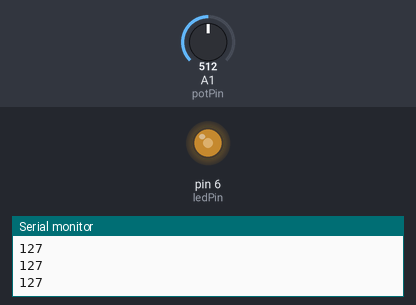
Recording of a sketch running on a simulated Arduino Uno, built with avr-gcc and run on an emulated ATmega328P. On the bench: output pins drawn as LEDs (lit = HIGH), the last lines printed to the serial monitor. The inputs (shaded band) are chosen by the test bench; at power-on: A1 (potPin) = 512.

Above: at 1.2 s.
1.3 s: A1 (potPin) set to 716
At 2.1 s:
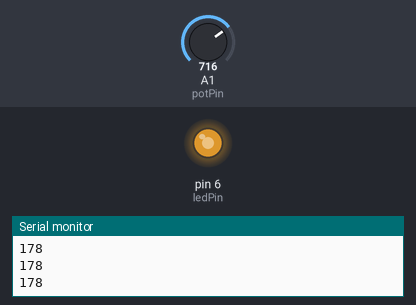
2.8 s: A1 (potPin) set to 900
At 3.3 s:
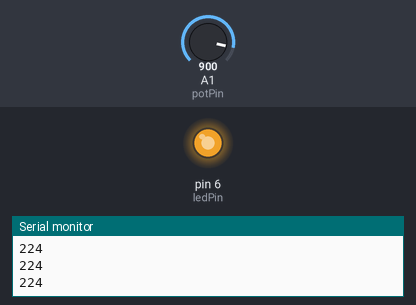
4.3 s: A1 (potPin) set to 122
At 5.5 s:
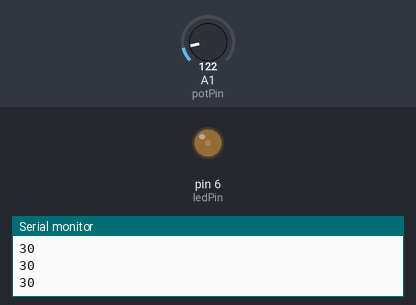
5.8 s: A1 (potPin) set to 0
At 6.7 s:
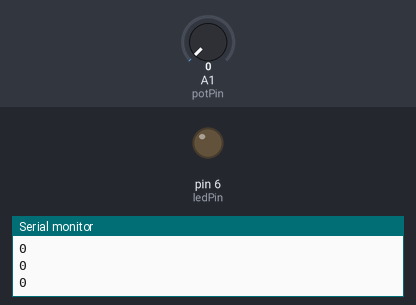
7.3 s: A1 (potPin) set to 511
At 7.8 s:
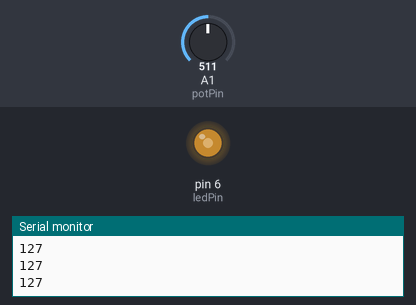
Timing chart, 0 to 9.8 s (numbered marks = the images above; inputs shaded):
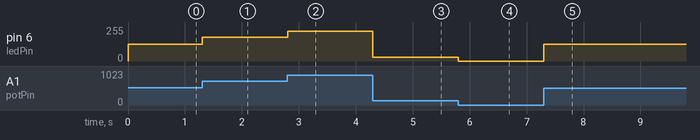

The sketch:

Dimmable_LED.ino
```cpp
int potPin=A1;
int ledPin = 6;
int potVal;
int ledVal;

void setup() {
  // put your setup code here, to run once:

  pinMode(potPin, INPUT);
  pinMode(ledPin, OUTPUT);
  Serial.begin(9600);

}

void loop() {
  // put your main code here, to run repeatedly:
  potVal = analogRead(potPin);
  ledVal = (255.0/1023.0)* potVal;
  analogWrite(ledPin,ledVal);
  Serial.println(ledVal);

}
```

Measured:
- after the input at 1.3 s, pin 6 (ledPin): 127/255 → 178/255 at once
- after the input at 2.8 s, pin 6 (ledPin): 178/255 → 224/255 at once
- after the input at 4.3 s, pin 6 (ledPin): 224/255 → 30/255 at once
- after the input at 5.8 s, pin 6 (ledPin): 30/255 → 0/255 at once
- after the input at 7.3 s, pin 6 (ledPin): 0/255 → 127/255 at once
